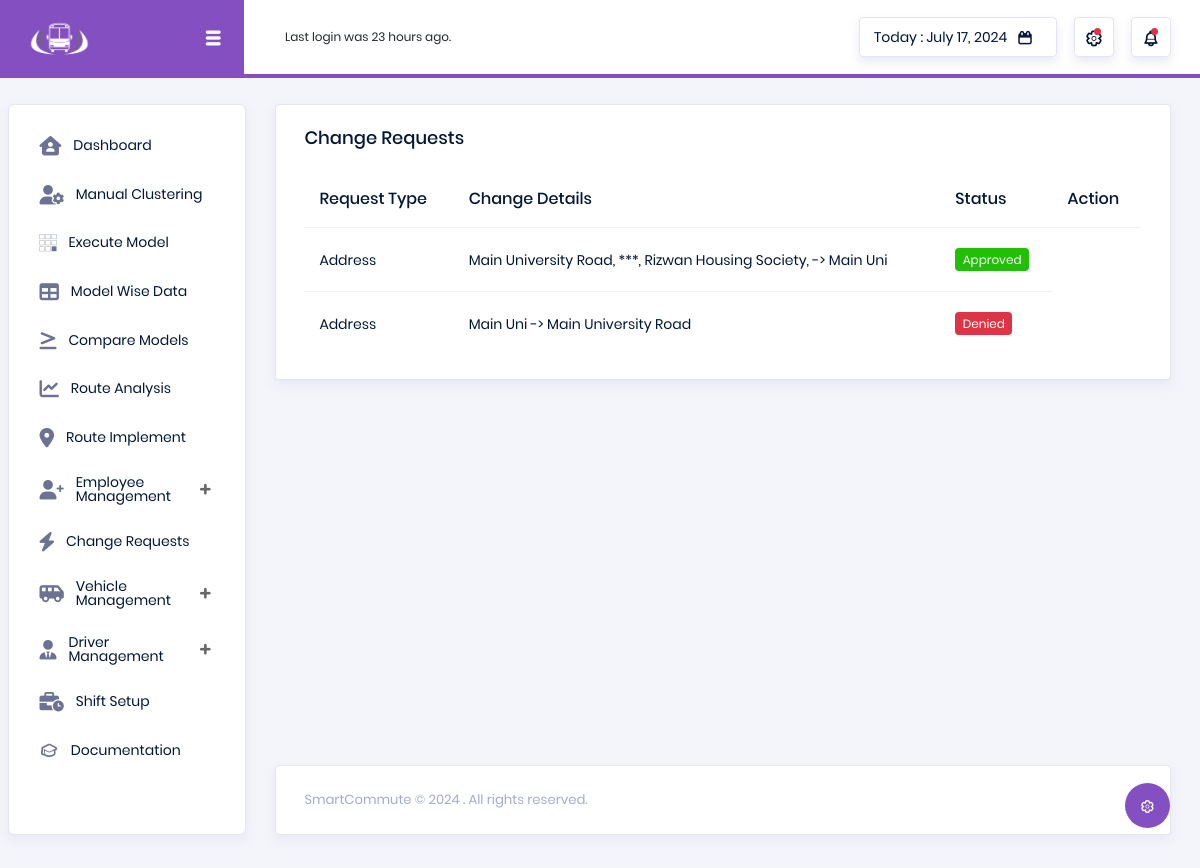
/users/change_request_list_admin/, run on an earlier commit of the app's database.
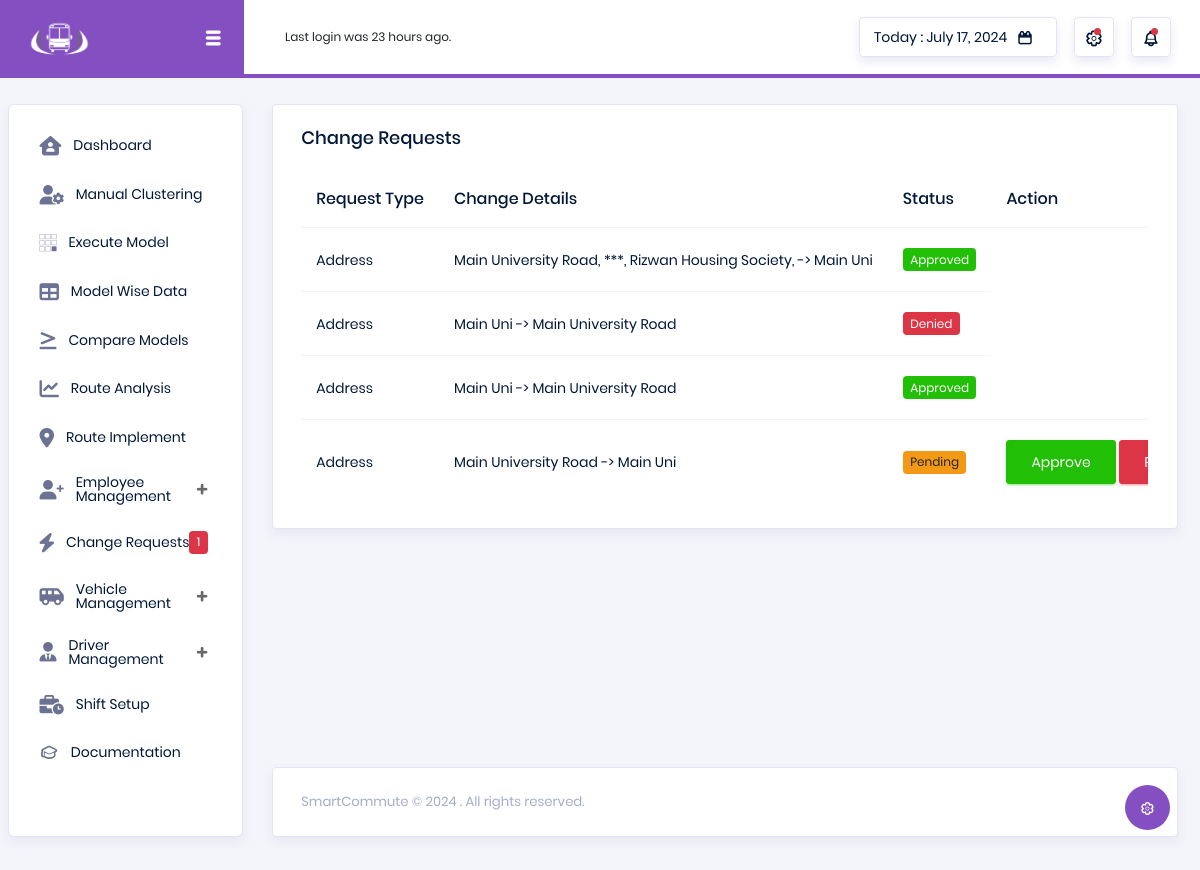
And on a later commit of the database.
### users/models.py (models this page shows, shortened)
class ChangeRequest(models.Model):
    REQUEST_TYPE_CHOICES = [
        ('address', 'Address'),
    ]
    STATUS_CHOICES = [
        ('pending', 'Pending'),
        ('approved', 'Approved'),
        ('denied', 'Denied'),
    ]
    employee = models.ForeignKey(Employee, on_delete=models.CASCADE)
    request_type = models.CharField(max_length=20, choices=REQUEST_TYPE_CHOICES)
    old_value = models.CharField(max_length=255)
    new_value = models.CharField(max_length=255)
    reason = models.TextField()
    status = models.CharField(max_length=20, choices=STATUS_CHOICES, default='pending')
    created_at = models.DateTimeField(auto_now_add=True)
    updated_at = models.DateTimeField(auto_now=True)

### users/views.py (the view, shortened to what this page needs)
# urls.py: path('change_request_list_admin/', change_request_list_admin, name='change_request_list_admin'),
def change_request_list_admin(request):
    change_requests = ChangeRequest.objects.all()
    return render(request, 'users/change_request_list_admin.html',
                  {'change_requests': change_requests, 'current_date': current_date.date, })

### users/context_processors.py (called while the page is built)
def pending_requests_count(request):
    pending_count = ChangeRequest.objects.filter(status='pending').count()
    if pending_count == 0:
        pending_count = None
    return {'pending_count': pending_count}

### users/templates/users/change_request_list_admin.html (shortened to what this page needs)
{% extends "users/dashboard.html" %}
{% load static %}
{% block content %}
<div class="content-wrapper">
 <div class="row">
         <div class="col-12 grid-margin">
              <form action="{% url 'change_request_list_admin' %}" class="forms-sample" method="POST">
              <div class="card">
                <div class="card-body">
                  <h2 class="card-title">Change Requests</h2>
                  <div class="table-responsive">
                    <table class="table">
                      <thead>
                        <tr>
                          <th>Request Type</th>
                          <th>Change Details</th>
                          <th>Status</th>
                          <th>Action</th>
                        </tr>
                      </thead>
                      <tbody>
                        {% for request in change_requests %}
                        <tr>
                          <td>{{ request.get_request_type_display }}</td>
                          <td>{{ request.old_value }} -> {{ request.new_value }}</td>
                          <td><label {% if request.status == 'pending' %} class="badge badge-warning" {%elif request.status == 'denied' %} class="badge badge-danger" {%else%} class="badge badge-success" {%endif%}>{{ request.get_status_display }}</label></td>
                          {% if request.status == 'pending'%}
                            <td>
                            <button type="submit" class="btn btn-success" name="action" value="approve-{{ request.id }}">Approve</button>
                            <button type="submit" class="btn btn-danger" name="action" value="denied-{{ request.id }}">Reject</button>
                          </td>
                            {%endif%}
                        </tr>
                        {% endfor %}
                      </tbody>
                    </table>
                  </div>
                </div>
              </div>
             </form>
         </div>
 </div>
</div>
{% endblock %}

### users/templates/users/dashboard.html (shortened to what this page needs)
<!DOCTYPE html>
<html lang="en">
{% load static %}
<head>
  <link rel="stylesheet" href="{% static 'admin-temp/vendors/typicons/typicons.css' %}">
    <link rel="stylesheet" href="https://cdnjs.cloudflare.com/ajax/libs/font-awesome/6.0.0-beta3/css/all.min.css">
  <link rel="stylesheet" href="{% static 'admin-temp/vendors/css/vendor.bundle.base.css' %}">
  <link rel="stylesheet" href="{% static 'admin-temp/css/vertical-layout-light/style.css' %}">
</head>
<body>
  <div class="container-scroller">
    <nav class="navbar col-lg-12 col-12 p-0 fixed-top d-flex flex-row">
      <div class="navbar-brand-wrapper d-flex justify-content-center">
        <div class="navbar-brand-inner-wrapper d-flex justify-content-between align-items-center w-100">
          <a class="navbar-brand brand-logo" style="width:60px; filter: invert(1);" href="index.html"><img src="{% static 'admin-temp/images/logo-bw.png' %}" alt="logo"/></a>
          <button class="navbar-toggler navbar-toggler align-self-center" type="button" data-toggle="minimize">
            <span class="typcn typcn-th-menu"></span>
          </button>
        </div>
      </div>
      <div class="navbar-menu-wrapper d-flex align-items-center justify-content-end">
        <ul class="navbar-nav mr-lg-2">
          <li class="nav-item nav-profile dropdown">
            <a class="nav-link" href="#" data-toggle="dropdown" id="profileDropdown">
            </a>
          </li>
          <li class="nav-item nav-user-status dropdown">
              <p class="mb-0">Last login was 23 hours ago.</p>
          </li>
        </ul>
        <ul class="navbar-nav navbar-nav-right">
          <li class="nav-item nav-date dropdown">
            <a class="nav-link d-flex justify-content-center align-items-center" href="javascript:;">
              <h6 class="date mb-0">Today : {{current_date}}</h6>
              <i class="typcn typcn-calendar"></i>
            </a>
          </li>
          <li class="nav-item dropdown">
            <a class="nav-link count-indicator dropdown-toggle d-flex justify-content-center align-items-center" id="messageDropdown" href="#" data-toggle="dropdown">
              <i class="typcn typcn-cog-outline mx-0"></i>
              <span class="count"></span>
            </a>
          </li>
          <li class="nav-item dropdown mr-0">
            <a class="nav-link count-indicator dropdown-toggle d-flex align-items-center justify-content-center" id="notificationDropdown" href="#" data-toggle="dropdown">
              <i class="typcn typcn-bell mx-0"></i>
              <span class="count"></span>
            </a>
          </li>
        </ul>
      </div>
    </nav>
    <div class="container-fluid page-body-wrapper">
      <div class="theme-setting-wrapper">
        <div id="settings-trigger"><i class="typcn typcn-cog-outline"></i></div>
      </div>
      <nav class="sidebar sidebar-offcanvas" style="width: 240px;" id="sidebar">
        <ul class="nav">
          <li class="nav-item">
            <a class="nav-link" href="{% url 'dashboard'%}">
              <i class="fa-solid fa-house-user menu-icon"></i>
              <span class="menu-title">Dashboard</span>
            </a>
          </li>
          <li class="nav-item">
            <a class="nav-link" href="{% url 'map_employees_to_vehicle'%}">
              <i class="fas fa-user-cog menu-icon"></i>
              <span class="menu-title">Manual Clustering</span>
            </a>
          </li>
          <li class="nav-item">
            <a class="nav-link" href="{% url 'execute_model'%}">
              <i class="fa-brands fa-buromobelexperte menu-icon"></i>
              <span class="menu-title">Execute Model</span>
            </a>
          </li>
          <li class="nav-item">
            <a class="nav-link" href="{% url 'model_wise_employee_route'%}">
              <i class="fa-solid fa-table menu-icon"></i>
              <span class="menu-title">Model Wise Data</span>
            </a>
          </li>
          <li class="nav-item">
            <a class="nav-link" href="{% url 'compare_models'%}">
              <i class="fa-solid fa-greater-than-equal menu-icon"></i>
              <span class="menu-title">Compare Models</span>
            </a>
          </li>
          <li class="nav-item">
            <a class="nav-link" href="{% url 'model_data_vehicle_wise'%}">
              <i class="fas fa-chart-line menu-icon"></i>
              <span class="menu-title">Route Analysis</span>
            </a>
          </li>
          <li class="nav-item">
            <a class="nav-link" href="{% url 'implement_algorithm'%}">
              <i class="fa-solid fa-location-dot menu-icon"></i>
              <span class="menu-title">Route Implement</span>
            </a>
          </li>
            <li class="nav-item">
            <a class="nav-link" data-toggle="collapse" href="#ui-basic" aria-expanded="false" aria-controls="ui-basic">
              <i class="fa-solid fa-user-plus menu-icon"></i>
              <span class="menu-title text-wrap">Employee
                Management</span>
              <i class="menu-arrow"></i>
            </a>
          </li>
          <li class="nav-item">
            <a class="nav-link" href="{% url 'change_request_list_admin'%}" >
              <i class="fa-solid fa-bolt menu-icon"></i>
              <span class="menu-title">Change Requests</span>
              {% if pending_count %}
               <div class="badge badge-danger">{{pending_count}}</div>
              {% endif %}
            </a>
          </li>
          <li class="nav-item">
            <a class="nav-link" data-toggle="collapse" href="#vehicle_management" aria-expanded="false" aria-controls="vehicle_management">
              <i class="fa-solid fa-van-shuttle menu-icon"></i>
              <span class="menu-title text-wrap">Vehicle
                Management</span>
              <i class="menu-arrow"></i>
            </a>
          </li>
          <li class="nav-item">
            <a class="nav-link" data-toggle="collapse" href="#driver_management" aria-expanded="false" aria-controls="driver_management">
             <i class="fa-solid fa-user-tie menu-icon">  </i>
              <span class="menu-title text-wrap">Driver
                Management</span>
              <i class="menu-arrow"></i>
            </a>
          </li>
          <li class="nav-item">
            <a class="nav-link" href="{% url 'shift_setup'%}">
              <i class="fa-solid fa-business-time menu-icon"></i>
              <span class="menu-title text-wrap">Shift Setup</span>
            </a>
          </li>
          <li class="nav-item">
            <a class="nav-link" href="https://bootstrapdash.com/demo/polluxui-free/docs/documentation.html">
              <i class="typcn typcn-mortar-board menu-icon"></i>
              <span class="menu-title">Documentation</span>
            </a>
          </li>
        </ul>
      </nav>
      <div class="main-panel">
         {% block content %}{% endblock %}
        <footer class="footer">
            <div class="card">
                <div class="card-body">
                    <div class="d-sm-flex justify-content-center justify-content-sm-between">
                        <span class="text-muted text-center text-sm-left d-block d-sm-inline-block">SmartCommute © 2024 <a href="{% url 'index'%}" class="text-muted" target="_blank"></a>. All rights reserved.</span>
                    </div>
                </div>
            </div>
        </footer>
      </div>
    </div>
  </div>
</body>
</html>

What changed in the data, as far as the page shows it:
added ChangeRequest: request_type "Address", old_value "Main Uni", new_value "Main University Road", status "Approved"
added ChangeRequest: request_type "Address", old_value "Main University Road", new_value "Main Uni", status "Pending"
Also different on the page:
{{ pending_count }}: (not shown) → "1"
